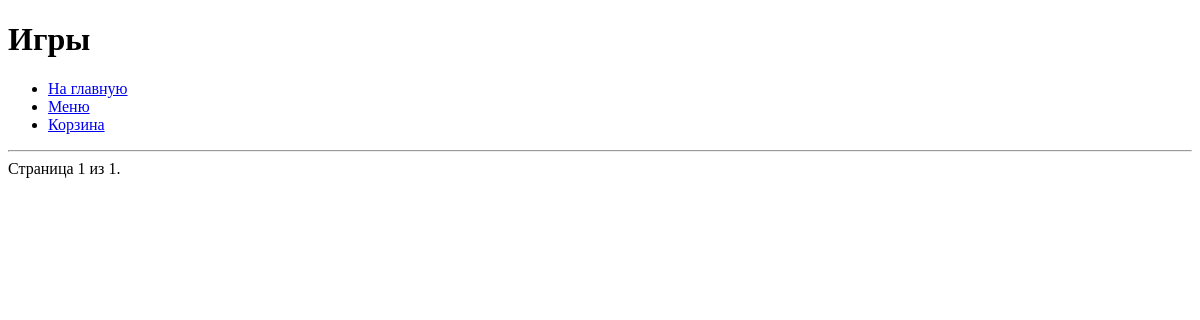
The app's page /platform/news?page=2, older data.
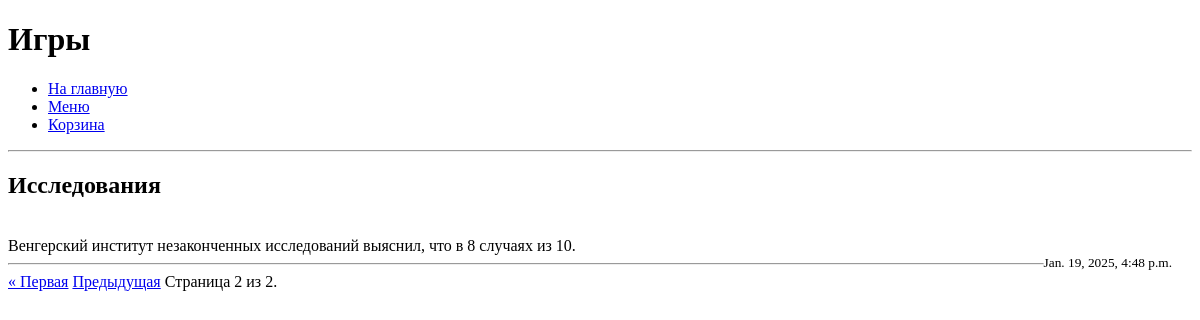
The same page, newer data.
### task1/models.py (models this page shows)
class News(models.Model):
    title = models.CharField(max_length=50)
    content = models.TextField()
    date = models.DateTimeField(auto_now_add=True)

### task1/views.py (the view)
# urls.py: path('platform/news', news)
def news(request):
    news = News.objects.all().order_by('date')
    paginator = Paginator(news, 2)
    page_number = request.GET.get('page')
    page_obj = paginator.get_page(page_number)
    return render(request, 'news.html', {'news': page_obj})

### templates/news/news.html (shortened to what this page needs)
{% extends 'base.html' %}
{% block pagename %}<h1>Игры</h1>{% endblock %}
{% block menu %}{{ block.super }}{% endblock %}
{% block content %}
    <hr>
    {% for new in news %}
        <h2>{{ new.title }}</h2>
        <br>
        {{ new.content }}
        <br>
        <small style="float: right; margin-right: 20px;">{{ new.date }}</small>
        <hr>
    {% endfor %}
    <div class="pagination">
        <span class="step-links">
            {% if news.has_previous %}
                <a href="?page=1">&laquo; Первая</a>
                <a href="?page={{ news.previous_page_number }}">Предыдущая</a>
            {% endif %}
            <span class="current">
                Страница {{ news.number }} из {{ news.paginator.num_pages }}.
            </span>
        </span>
    </div>
{% endblock %}

Row changes from the older to the newer data that the page shows:
added News: title "Исследования", content "Венгерский институт незаконченных исследований выяснил, что в 8 случаях из 10.", date "Jan. 19, 2025, 4:48 p.m."
Text that changed along with them:
{{ news.number }}: "1" → "2"
{{ news.paginator.num_pages }}: "1" → "2"
text now shown: "« Первая Предыдущая"
